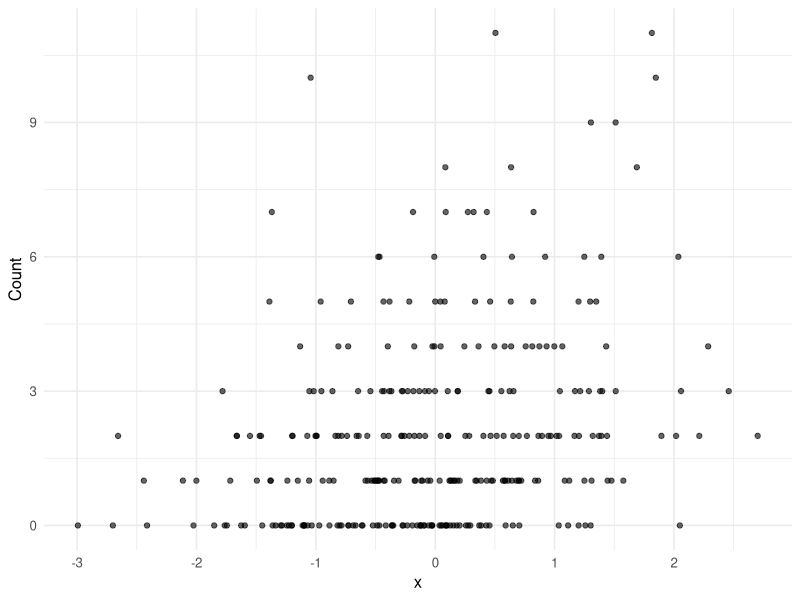

Write the R code that produced this figure.
# ============================================================
# Biostatistics Courses
# Course 2 — Week 3, Session 4: Poisson and negative-binomial
# ============================================================

# --- 0. Setup --------------------------------------------------
library(tidyverse)
library(broom)
library(MASS)
set.seed(42)
theme_set(theme_minimal(base_size = 12))

# --- 1. Hypothesis / Goal --------------------------------------
# Counts per exposure unit, with overdispersion.

# --- 2. Data ---------------------------------------------------
n <- 300; x <- rnorm(n); exposure <- runif(n, 0.5, 2)
mu <- exposure * exp(0.5 + 0.4 * x)
y <- rnegbin(n, mu = mu, theta = 2)
dat <- tibble(x, exposure, y)

# --- 3. Visualise ----------------------------------------------
p <- ggplot(dat, aes(x, y)) + geom_point(alpha = 0.6) +
  labs(x = "x", y = "Count")
print(p)

# --- 4. Assumptions --------------------------------------------
fit_p <- glm(y ~ x + offset(log(exposure)), data = dat, family = poisson)
cat(sprintf("Dispersion (deviance/df): %.2f\n",
            deviance(fit_p) / df.residual(fit_p)))

# --- 5. Conduct / Fit ------------------------------------------
fit_nb <- glm.nb(y ~ x + offset(log(exposure)), data = dat)
print(tidy(fit_p, conf.int = TRUE, exponentiate = TRUE))
print(tidy(fit_nb, conf.int = TRUE, exponentiate = TRUE))

# --- 6. Report -------------------------------------------------
cat(sprintf("NB IRR per unit x: %.2f\n", exp(coef(fit_nb))["x"]))
